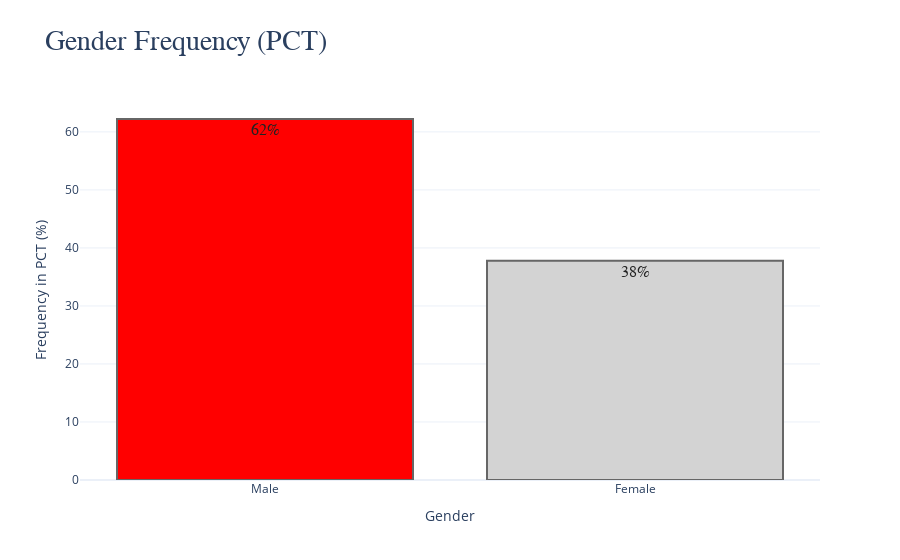

The notebook cell saved with this chart:
### Code cell
fig = px.bar(
    data_frame=gender,
    x=gender.index,
    y=gender,
    color= gender.index,
    title= 'Gender Frequency (PCT)',
    color_discrete_sequence= ['red', 'lightgrey'],
    labels= {'index' : 'Gender', 'y': 'Frequency in PCT (%)'},
    template= 'plotly_white',
    text=gender.apply(lambda x: f'{x:0.0f}%')
)

custom_layout()

fig.update_traces(
    textfont={
        'size': 16,
        'family': 'arial',
        'color': '#222'
    },
    hovertemplate = 'Gender: %{x}<br>Percentange: %{y:0.1f}%',
    marker = dict(line=dict(color='#666', width=2))
)

iplot(fig)

### Figure 1 — Plotly figure (JSON) as saved in the notebook; plotly's stock layout.template omitted (floating-point values rounded to 4 significant figures)
{"data": [{"alignmentgroup": "True", "hovertemplate": "Gender: %{x}<br>Percentange: %{y:0.1f}%", "legendgroup": "Male", "marker": {"color": "red", "line": {"color": "#666", "width": 2}, "pattern": {"shape": ""}}, "name": "Male", "offsetgroup": "Male", "orientation": "v", "showlegend": true, "text": ["62%"], "textfont": {"color": "#222", "family": "arial", "size": 16}, "textposition": "auto", "type": "bar", "x": ["Male"], "xaxis": "x", "y": [62.22], "yaxis": "y"}, {"alignmentgroup": "True", "hovertemplate": "Gender: %{x}<br>Percentange: %{y:0.1f}%", "legendgroup": "Female", "marker": {"color": "lightgrey", "line": {"color": "#666", "width": 2}, "pattern": {"shape": ""}}, "name": "Female", "offsetgroup": "Female", "orientation": "v", "showlegend": true, "text": ["38%"], "textfont": {"color": "#222", "family": "arial", "size": 16}, "textposition": "auto", "type": "bar", "x": ["Female"], "xaxis": "x", "y": [37.78], "yaxis": "y"}], "layout": {"barmode": "relative", "hoverlabel": {"bgcolor": "#111", "font": {"family": "arial", "size": 16}}, "legend": {"title": {"text": "Gender"}, "tracegroupgap": 0}, "showlegend": false, "title": {"font": {"family": "tahoma", "size": 28}, "text": "Gender Frequency (PCT)"}, "xaxis": {"anchor": "y", "categoryarray": ["Male", "Female"], "categoryorder": "array", "domain": [0, 1], "title": {"text": "Gender"}}, "yaxis": {"anchor": "x", "domain": [0, 1], "title": {"text": "Frequency in PCT (%)"}}}}
